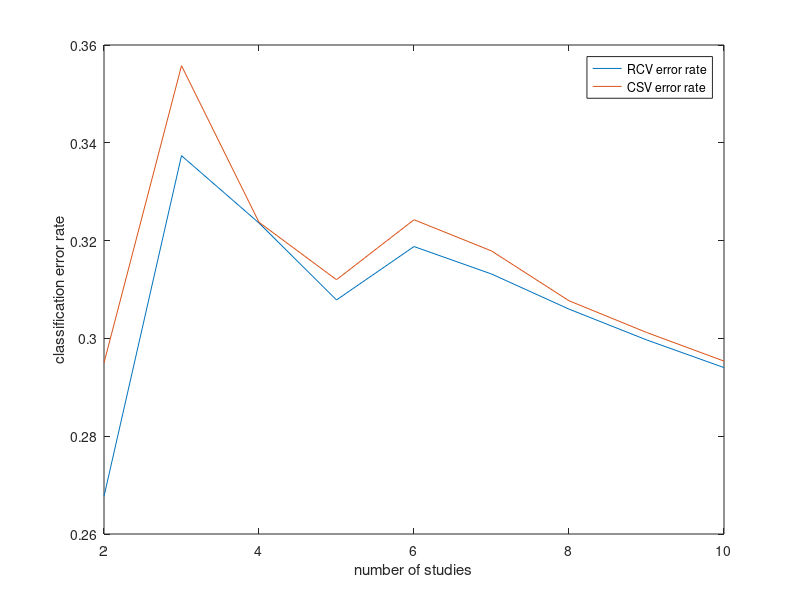

This figure's MATLAB source:
% Experiment 1

clear

load LogisticModel.mat


m=size(meanx,1);
xd=size(meanx,2);
mm=10; % number of total studies generated.

% Generate study variables i.i.d. from uniform distribution
% over the 5 stduies. 

% z=ceil(rand(1,mm)*m);
z=[1 3 5 3 2 4 3 1 1 2]; % this one realization is what used in the paper

% generate n i.i.d pairs (x, y) for each z
n=10000;

data=zeros(n*mm,xd+1+1);

for i=1:mm   
    tz=z(i);
    
    % generate x
    mu=meanx(tz,:);
    covar=covx(:,:,tz);
    x=[ones(n,1) mvnrnd(repmat(mu,n,1),covar)];
    
    % generate y
    temp=exp(x*nbeta(:,:,tz));
    py_x=temp./repmat(sum(temp,2),1,3); % probability of y given x
    temp=cumsum(py_x')';
    tr=rand(n,1);
    tr=repmat(tr,1,3);
    y=sum(temp<tr,2)+1;
    data(1+(i-1)*n:i*n,:)=[x,y];   
    
end


jDis=zeros(n*mm,3,mm);
x=data(:,1:xd+1);
y=data(:,xd+2);

for i=1:mm   
    tz=z(i);
    mu=meanx(tz,:);
    covar=covx(:,:,tz);
    temp=exp(x*nbeta(:,:,tz));
    py_x=temp./repmat(sum(temp,2),1,3); % probability of y given x
       
    px=mvnpdf(x(:,2:end), mu, covar);
    
    
    %jDis(:,:,i)=repmat(px,1,3).*py_x;
    tem=repmat(px,1,3).*py_x;
    jDis(:,:,i)=tem(1:n*mm,:);

end

%z=[1 4 1]; mm=numel(z);

rcv=zeros(1,mm);
csv=zeros(1,mm);
for k=2:mm

%% RCV error rate
tjDis=jDis(1:n*k,:,1:k);
ty=y(1:k*n);
[tMax,tind]=max(sum(tjDis,3),[],2);
rcv(k)=sum(tind~=ty)/(n*k);

%% CSV error rate

tcsv=0;
for i=1:k
    tjDis=jDis(1+(i-1)*n:i*n,:,1:k);
    ty=y(1+(i-1)*n:i*n);
    [tMax,tind]=max(sum(tjDis,3)-tjDis(:,:,i),[],2);
    tcsv=tcsv+sum(tind~=ty);
end
csv(k)=tcsv/(n*k);

end

figure; 

plot(2:1:mm,rcv(2:end));
hold on
plot(2:1:mm,csv(2:end));
legend('RCV error rate','CSV error rate')
xlabel('number of studies')
ylabel('classification error rate')


    
    











